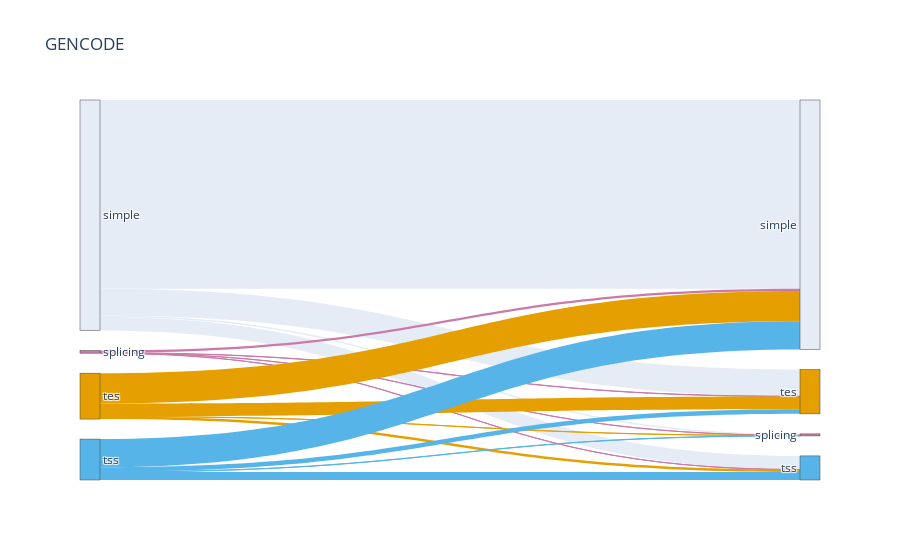

Notebook code for this chart:
### Code cell
# GENCODE
df = compare_species(counts, m_counts, source='GENCODE') 
df = df[['gid_human', 'sector_human', 'sector_mouse']].groupby(['sector_human', 'sector_mouse']).count().reset_index()
df.rename({'gid_human': 'n_genes'}, axis=1, inplace=True)

plot_sankey(df, source='sector_human', sink='sector_mouse', title='GENCODE')

### Figure 1 — Plotly figure (JSON) as saved in the notebook; plotly's stock layout.template omitted (floating-point values rounded to 4 significant figures)
{"data": [{"link": {"color": ["#e5ecf6", "#e5ecf6", "#e5ecf6", "#e5ecf6", "#CC79A7", "#CC79A7", "#CC79A7", "#CC79A7", "#E69F00", "#E69F00", "#E69F00", "#E69F00", "#56B4E9", "#56B4E9", "#56B4E9", "#56B4E9"], "source": [0, 0, 0, 0, 2, 2, 2, 2, 1, 1, 1, 1, 3, 3, 3, 3], "target": [4, 6, 5, 7, 4, 6, 5, 7, 4, 6, 5, 7, 4, 6, 5, 7], "value": [11714, 88, 1655, 846, 132, 9, 17, 5, 1886, 12, 796, 154, 1752, 17, 280, 490]}, "node": {"color": ["#e5ecf6", "#E69F00", "#CC79A7", "#56B4E9", "#e5ecf6", "#E69F00", "#CC79A7", "#56B4E9"], "label": ["simple", "tes", "splicing", "tss", "simple", "tes", "splicing", "tss"]}, "type": "sankey"}], "layout": {"autosize": true, "title": {"text": "GENCODE"}}}
